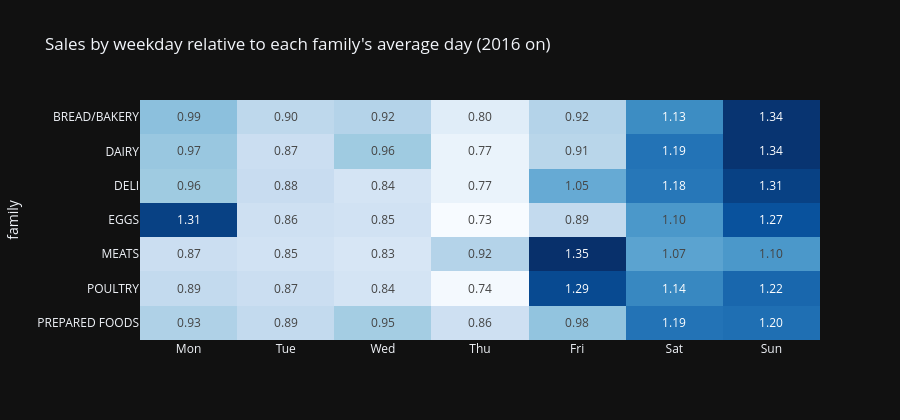

The cell this chart's notebook holds for it:
### Markdown cell above
### How to read it
Each panel is one family. The line is the weekly average units per open store per day, from 2013 to mid-2017. Each panel has its own vertical scale, so compare the *shapes* of the lines, not the heights across panels.

### What it means
- **DAIRY and POULTRY jump up suddenly.** Both roughly double in the same week, around mid-November 2013 (DAIRY from about 400 to about 800; POULTRY from about 210 to about 430). Two families changing on the same date is not shoppers changing their habits. It looks like a change in how these sales were recorded, the same kind of problem as PRODUCE in Step 2. We cannot confirm the cause from the data. Either way, their 2013 history cannot be trusted. This is a problem that the zero-day check in Step 2 could not catch, because the early values were not zero, just low.
- **BREAD/BAKERY rises over about three months** (roughly 25 to 30%, between July and September 2014) and then stays level through mid-2017. All four warehouses are 19% to 27% higher from 2015 onward than in early 2014, so it is not one store. It could be real growth or another recording change, and we cannot tell which. What we can do is avoid it: train only on 2015 and later.
- **DELI and EGGS** drift and step up and down several times, with no clear stable level.
- **MEATS and PREPARED FOODS** are flat all the way through, with no jumps. PREPARED FOODS sits a little lower in 2017, at about 88 against 100 to 110 before.

### What's next and why
3d looks at the weekday pattern, because for perishables the day of the week matters for how much to stock.

### Code cell
# 3d. The weekday pattern: 1.00 = the family's average day, 1.30 = 30% above average.
weekday_table = weekday_factor.copy()
weekday_table.columns = ["Mon", "Tue", "Wed", "Thu", "Fri", "Sat", "Sun"]
fig = px.imshow(weekday_table.round(2), text_auto=".2f", color_continuous_scale="Blues", aspect="auto",
                title="Sales by weekday relative to each family's average day (2016 on)")
fig.update_layout(coloraxis_showscale=False, height=420)
fig.show()

### Figure 1 — Plotly figure (JSON) as saved in the notebook; plotly's stock layout.template omitted (floating-point values rounded to 4 significant figures)
{"data": [{"coloraxis": "coloraxis", "name": "0", "texttemplate": "%{z:.2f}", "x": ["Mon", "Tue", "Wed", "Thu", "Fri", "Sat", "Sun"], "y": ["BREAD/BAKERY", "DAIRY", "DELI", "EGGS", "MEATS", "POULTRY", "PREPARED FOODS"], "z": [[0.99, 0.9, 0.92, 0.8, 0.92, 1.13, 1.34], [0.97, 0.87, 0.96, 0.77, 0.91, 1.19, 1.34], [0.96, 0.88, 0.84, 0.77, 1.05, 1.18, 1.31], [1.31, 0.86, 0.85, 0.73, 0.89, 1.1, 1.27], [0.87, 0.85, 0.83, 0.92, 1.35, 1.07, 1.1], [0.89, 0.87, 0.84, 0.74, 1.29, 1.14, 1.22], [0.93, 0.89, 0.95, 0.86, 0.98, 1.19, 1.2]], "type": "heatmap", "xaxis": "x", "yaxis": "y", "hovertemplate": "x: %{x}<br>family: %{y}<br>color: %{z}<extra></extra>"}], "layout": {"xaxis": {"anchor": "y", "domain": [0.0, 1.0]}, "yaxis": {"anchor": "x", "domain": [0.0, 1.0], "autorange": "reversed", "title": {"text": "family"}}, "coloraxis": {"colorscale": [[0.0, "rgb(247,251,255)"], [0.125, "rgb(222,235,247)"], [0.25, "rgb(198,219,239)"], [0.375, "rgb(158,202,225)"], [0.5, "rgb(107,174,214)"], [0.625, "rgb(66,146,198)"], [0.75, "rgb(33,113,181)"], [0.875, "rgb(8,81,156)"], [1.0, "rgb(8,48,107)"]], "autocolorscale": false, "showscale": false}, "title": {"text": "Sales by weekday relative to each family's average day (2016 on)"}, "height": 420}}
